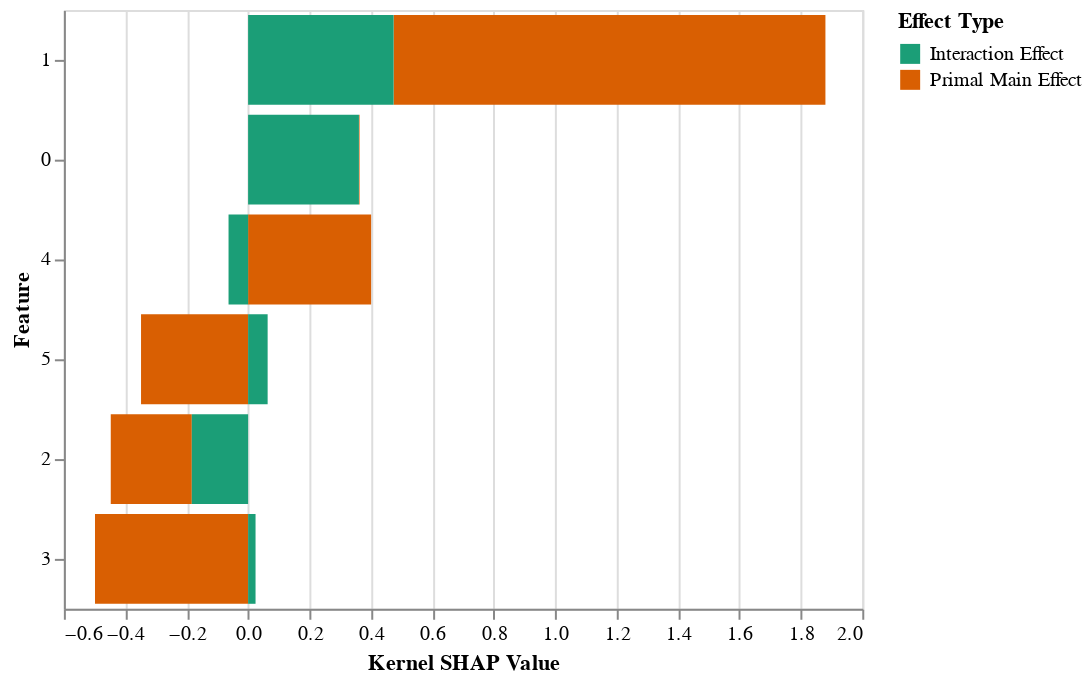

Notebook code cell kept with this figure:
### Code cell
alt.Chart(melted_df).mark_bar().encode(
    alt.X('Kernel SHAP Value:Q'),
    alt.Y('Feature:N', sort=[1, 0, 4, 5, 2, 3]),
    alt.Color('Effect Type:N', scale=alt.Scale(scheme='dark2'))
)

### Figure 1 — Vega-Lite specification as saved in the notebook (floating-point values rounded to 4 significant figures)
{"$schema": "https://vega.github.io/schema/vega-lite/v3.2.1.json", "config": {"mark": {"tooltip": null}, "view": {"height": 300, "width": 400}}, "data": {"name": "data-706f30b648a7b0332d5477c065004ba4"}, "datasets": {"data-706f30b648a7b0332d5477c065004ba4": [{"Effect Type": "Primal Main Effect", "Feature": 0, "Kernel SHAP Value": 0.002004}, {"Effect Type": "Primal Main Effect", "Feature": 1, "Kernel SHAP Value": 1.406}, {"Effect Type": "Primal Main Effect", "Feature": 2, "Kernel SHAP Value": -0.2639}, {"Effect Type": "Primal Main Effect", "Feature": 3, "Kernel SHAP Value": -0.4986}, {"Effect Type": "Primal Main Effect", "Feature": 4, "Kernel SHAP Value": 0.4006}, {"Effect Type": "Primal Main Effect", "Feature": 5, "Kernel SHAP Value": -0.3487}, {"Effect Type": "Interaction Effect", "Feature": 0, "Kernel SHAP Value": 0.3609}, {"Effect Type": "Interaction Effect", "Feature": 1, "Kernel SHAP Value": 0.4737}, {"Effect Type": "Interaction Effect", "Feature": 2, "Kernel SHAP Value": -0.1834}, {"Effect Type": "Interaction Effect", "Feature": 3, "Kernel SHAP Value": 0.02417}, {"Effect Type": "Interaction Effect", "Feature": 4, "Kernel SHAP Value": -0.06374}, {"Effect Type": "Interaction Effect", "Feature": 5, "Kernel SHAP Value": 0.06358}]}, "encoding": {"color": {"field": "Effect Type", "scale": {"scheme": "dark2"}, "type": "nominal"}, "x": {"field": "Kernel SHAP Value", "type": "quantitative"}, "y": {"field": "Feature", "sort": [1, 0, 4, 5, 2, 3], "type": "nominal"}}, "mark": "bar"}
